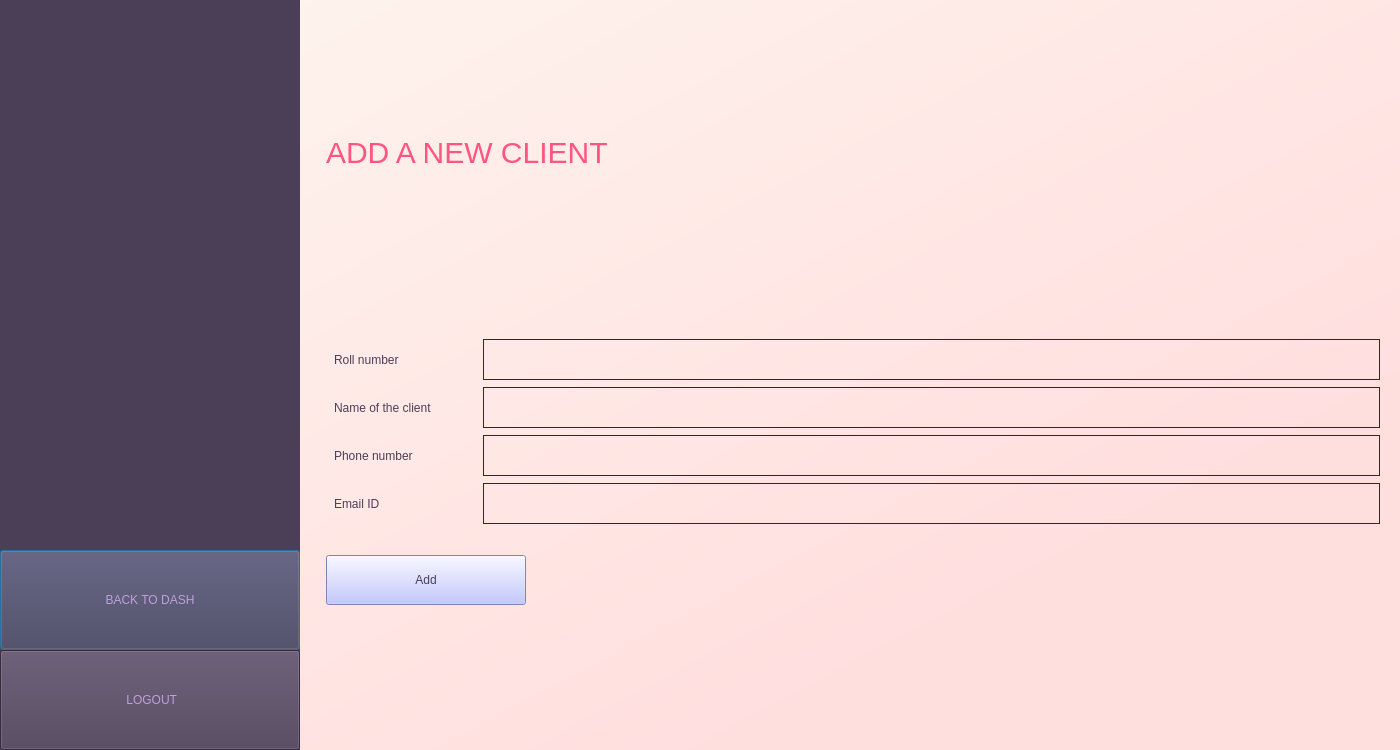
<?xml version="1.0" encoding="UTF-8"?>
<ui version="4.0">
 <class>Dialog</class>
 <widget class="QDialog" name="Dialog">
  <property name="geometry">
   <rect>
    <x>0</x>
    <y>0</y>
    <width>1400</width>
    <height>750</height>
   </rect>
  </property>
  <property name="minimumSize">
   <size>
    <width>1400</width>
    <height>750</height>
   </size>
  </property>
  <property name="windowTitle">
   <string>Dialog</string>
  </property>
  <property name="styleSheet">
   <string notr="true">QWidget#dashwidget{
	background-color : qlineargradient(spread:pad, x1:0, y1:0, x2:1, y2:1, stop:0 rgba(254, 246, 239, 255), stop:0.766169 rgba(255, 222, 222, 255))
}</string>
  </property>
  <layout class="QVBoxLayout" name="verticalLayout">
   <property name="spacing">
    <number>7</number>
   </property>
   <property name="leftMargin">
    <number>0</number>
   </property>
   <property name="topMargin">
    <number>0</number>
   </property>
   <property name="rightMargin">
    <number>0</number>
   </property>
   <property name="bottomMargin">
    <number>0</number>
   </property>
   <item>
    <widget class="QWidget" name="dashwidget" native="true">
     <property name="minimumSize">
      <size>
       <width>1400</width>
       <height>750</height>
      </size>
     </property>
     <property name="styleSheet">
      <string notr="true">QWidget#dashwidget{
	background-color : qlineargradient(spread:pad, x1:0, y1:0, x2:1, y2:1, stop:0 rgba(254, 246, 239, 255), stop:0.766169 rgba(255, 222, 222, 255))
}</string>
     </property>
     <layout class="QGridLayout" name="gridLayout_2">
      <property name="leftMargin">
       <number>0</number>
      </property>
      <property name="topMargin">
       <number>0</number>
      </property>
      <property name="rightMargin">
       <number>0</number>
      </property>
      <property name="bottomMargin">
       <number>0</number>
      </property>
      <item row="0" column="0">
       <layout class="QHBoxLayout" name="horizontalLayout">
        <item>
         <widget class="QWidget" name="widget" native="true">
          <property name="minimumSize">
           <size>
            <width>300</width>
            <height>750</height>
           </size>
          </property>
          <property name="styleSheet">
           <string notr="true">background-color: rgb(75, 62, 87);</string>
          </property>
          <layout class="QVBoxLayout" name="verticalLayout_4">
           <property name="spacing">
            <number>0</number>
           </property>
           <property name="leftMargin">
            <number>0</number>
           </property>
           <property name="topMargin">
            <number>0</number>
           </property>
           <property name="rightMargin">
            <number>0</number>
           </property>
           <property name="bottomMargin">
            <number>0</number>
           </property>
           <item>
            <spacer name="verticalSpacer_3">
             <property name="orientation">
              <enum>Qt::Vertical</enum>
             </property>
             <property name="sizeType">
              <enum>QSizePolicy::Preferred</enum>
             </property>
             <property name="sizeHint" stdset="0">
              <size>
               <width>20</width>
               <height>1000</height>
              </size>
             </property>
            </spacer>
           </item>
           <item>
            <widget class="QPushButton" name="homeButton">
             <property name="minimumSize">
              <size>
               <width>300</width>
               <height>100</height>
              </size>
             </property>
             <property name="styleSheet">
              <string notr="true">font: 18pt &quot;Calibri&quot;;
color: rgb(190, 159, 221);</string>
             </property>
             <property name="text">
              <string>BACK TO DASH</string>
             </property>
            </widget>
           </item>
           <item>
            <widget class="QPushButton" name="logout">
             <property name="minimumSize">
              <size>
               <width>300</width>
               <height>100</height>
              </size>
             </property>
             <property name="styleSheet">
              <string notr="true">font: 18pt &quot;Calibri&quot;;
color:rgb(190, 159, 221);
background-color:rgb(75, 62, 87);</string>
             </property>
             <property name="text">
              <string> LOGOUT</string>
             </property>
             <property name="icon">
              <iconset>
               <normaloff>../Lib-Management-latest/Lib-Management-Latest-main/logout icon.png</normaloff>../Lib-Management-latest/Lib-Management-Latest-main/logout icon.png</iconset>
             </property>
             <property name="iconSize">
              <size>
               <width>30</width>
               <height>30</height>
              </size>
             </property>
            </widget>
           </item>
          </layout>
         </widget>
        </item>
        <item>
         <spacer name="verticalSpacer">
          <property name="orientation">
           <enum>Qt::Vertical</enum>
          </property>
          <property name="sizeHint" stdset="0">
           <size>
            <width>20</width>
            <height>40</height>
           </size>
          </property>
         </spacer>
        </item>
        <item>
         <layout class="QVBoxLayout" name="verticalLayout_2">
          <item>
           <spacer name="horizontalSpacer_3">
            <property name="orientation">
             <enum>Qt::Horizontal</enum>
            </property>
            <property name="sizeHint" stdset="0">
             <size>
              <width>40</width>
              <height>100</height>
             </size>
            </property>
           </spacer>
          </item>
          <item>
           <widget class="QLabel" name="libraryRecords">
            <property name="minimumSize">
             <size>
              <width>1035</width>
              <height>54</height>
             </size>
            </property>
            <property name="styleSheet">
             <string notr="true">font-size: 30px;
font: 75 26pt &quot;Trebuchet MS&quot;;
color: rgb(255, 85, 127);</string>
            </property>
            <property name="text">
             <string>ADD A NEW CLIENT</string>
            </property>
            <property name="textFormat">
             <enum>Qt::AutoText</enum>
            </property>
           </widget>
          </item>
          <item>
           <widget class="QLabel" name="value">
            <property name="minimumSize">
             <size>
              <width>1035</width>
              <height>27</height>
             </size>
            </property>
            <property name="styleSheet">
             <string notr="true">font: 13pt &quot;Calibri&quot; bold;
color:rgb(170, 0, 0);</string>
            </property>
            <property name="text">
             <string/>
            </property>
           </widget>
          </item>
          <item>
           <spacer name="horizontalSpacer_4">
            <property name="orientation">
             <enum>Qt::Horizontal</enum>
            </property>
            <property name="sizeHint" stdset="0">
             <size>
              <width>40</width>
              <height>20</height>
             </size>
            </property>
           </spacer>
          </item>
          <item>
           <layout class="QGridLayout" name="gridLayout">
            <property name="spacing">
             <number>7</number>
            </property>
            <item row="2" column="1">
             <widget class="QLineEdit" name="phonefield">
              <property name="minimumSize">
               <size>
                <width>684</width>
                <height>41</height>
               </size>
              </property>
              <property name="styleSheet">
               <string notr="true">background-color: rgba(0, 0, 0, 0);
border:1px solid rgb(0, 55, 80);
color: rgb(0, 55, 80);
font: 75 12pt &quot;Calibri&quot; bold;

</string>
              </property>
             </widget>
            </item>
            <item row="4" column="0">
             <widget class="QLabel" name="label_4">
              <property name="minimumSize">
               <size>
                <width>150</width>
                <height>40</height>
               </size>
              </property>
              <property name="styleSheet">
               <string notr="true">color:rgb(75, 62, 87);
font: 14pt &quot;Calibri&quot;;

margin : 5px;</string>
              </property>
              <property name="text">
               <string>Email ID </string>
              </property>
             </widget>
            </item>
            <item row="2" column="0">
             <widget class="QLabel" name="label_3">
              <property name="minimumSize">
               <size>
                <width>150</width>
                <height>40</height>
               </size>
              </property>
              <property name="styleSheet">
               <string notr="true">color:rgb(75, 62, 87);
font: 14pt &quot;Calibri&quot;;
margin : 5px;</string>
              </property>
              <property name="text">
               <string>Phone number</string>
              </property>
             </widget>
            </item>
            <item row="4" column="1">
             <widget class="QLineEdit" name="efield">
              <property name="minimumSize">
               <size>
                <width>684</width>
                <height>41</height>
               </size>
              </property>
              <property name="styleSheet">
               <string notr="true">background-color: rgba(0, 0, 0, 0);
border:1px solid rgb(0, 55, 80);
color: rgb(0, 55, 80);
font: 75 12pt &quot;Calibri&quot; bold;

</string>
              </property>
             </widget>
            </item>
            <item row="1" column="0">
             <widget class="QLabel" name="label">
              <property name="minimumSize">
               <size>
                <width>150</width>
                <height>40</height>
               </size>
              </property>
              <property name="styleSheet">
               <string notr="true">color:rgb(75, 62, 87);
font: 14pt &quot;Calibri&quot;;
margin : 5px;</string>
              </property>
              <property name="text">
               <string>Name of the client</string>
              </property>
             </widget>
            </item>
            <item row="0" column="0">
             <widget class="QLabel" name="label_5">
              <property name="minimumSize">
               <size>
                <width>150</width>
                <height>40</height>
               </size>
              </property>
              <property name="styleSheet">
               <string notr="true">color:rgb(75, 62, 87);
font: 14pt &quot;Calibri&quot;;
margin : 5px;
</string>
              </property>
              <property name="text">
               <string>Roll number</string>
              </property>
             </widget>
            </item>
            <item row="0" column="1">
             <widget class="QLineEdit" name="rnofield">
              <property name="minimumSize">
               <size>
                <width>684</width>
                <height>41</height>
               </size>
              </property>
              <property name="styleSheet">
               <string notr="true">background-color: rgba(0, 0, 0, 0);
border:1px solid rgb(0, 55, 80);
color: rgb(0, 55, 80);
font: 75 12pt &quot;Calibri&quot; bold;

</string>
              </property>
              <property name="text">
               <string/>
              </property>
             </widget>
            </item>
            <item row="1" column="1">
             <widget class="QLineEdit" name="namefield">
              <property name="minimumSize">
               <size>
                <width>684</width>
                <height>41</height>
               </size>
              </property>
              <property name="styleSheet">
               <string notr="true">background-color: rgba(0, 0, 0, 0);
border:1px solid rgb(0, 55, 80);
color: rgb(0, 55, 80);
font: 75 12pt &quot;Calibri&quot; bold;

</string>
              </property>
             </widget>
            </item>
           </layout>
          </item>
          <item>
           <spacer name="horizontalSpacer">
            <property name="orientation">
             <enum>Qt::Horizontal</enum>
            </property>
            <property name="sizeHint" stdset="0">
             <size>
              <width>40</width>
              <height>20</height>
             </size>
            </property>
           </spacer>
          </item>
          <item>
           <widget class="QPushButton" name="addButton">
            <property name="minimumSize">
             <size>
              <width>200</width>
              <height>50</height>
             </size>
            </property>
            <property name="maximumSize">
             <size>
              <width>150</width>
              <height>40</height>
             </size>
            </property>
            <property name="styleSheet">
             <string notr="true">font: 15pt &quot;Calibri&quot;;
color:rgb(75, 62, 87);
background-color:rgb(178, 182, 255);


</string>
            </property>
            <property name="text">
             <string>Add</string>
            </property>
           </widget>
          </item>
          <item>
           <spacer name="horizontalSpacer_2">
            <property name="orientation">
             <enum>Qt::Horizontal</enum>
            </property>
            <property name="sizeHint" stdset="0">
             <size>
              <width>40</width>
              <height>150</height>
             </size>
            </property>
           </spacer>
          </item>
         </layout>
        </item>
        <item>
         <spacer name="verticalSpacer_2">
          <property name="orientation">
           <enum>Qt::Vertical</enum>
          </property>
          <property name="sizeHint" stdset="0">
           <size>
            <width>20</width>
            <height>40</height>
           </size>
          </property>
         </spacer>
        </item>
       </layout>
      </item>
     </layout>
    </widget>
   </item>
  </layout>
 </widget>
 <resources/>
 <connections/>
</ui>
